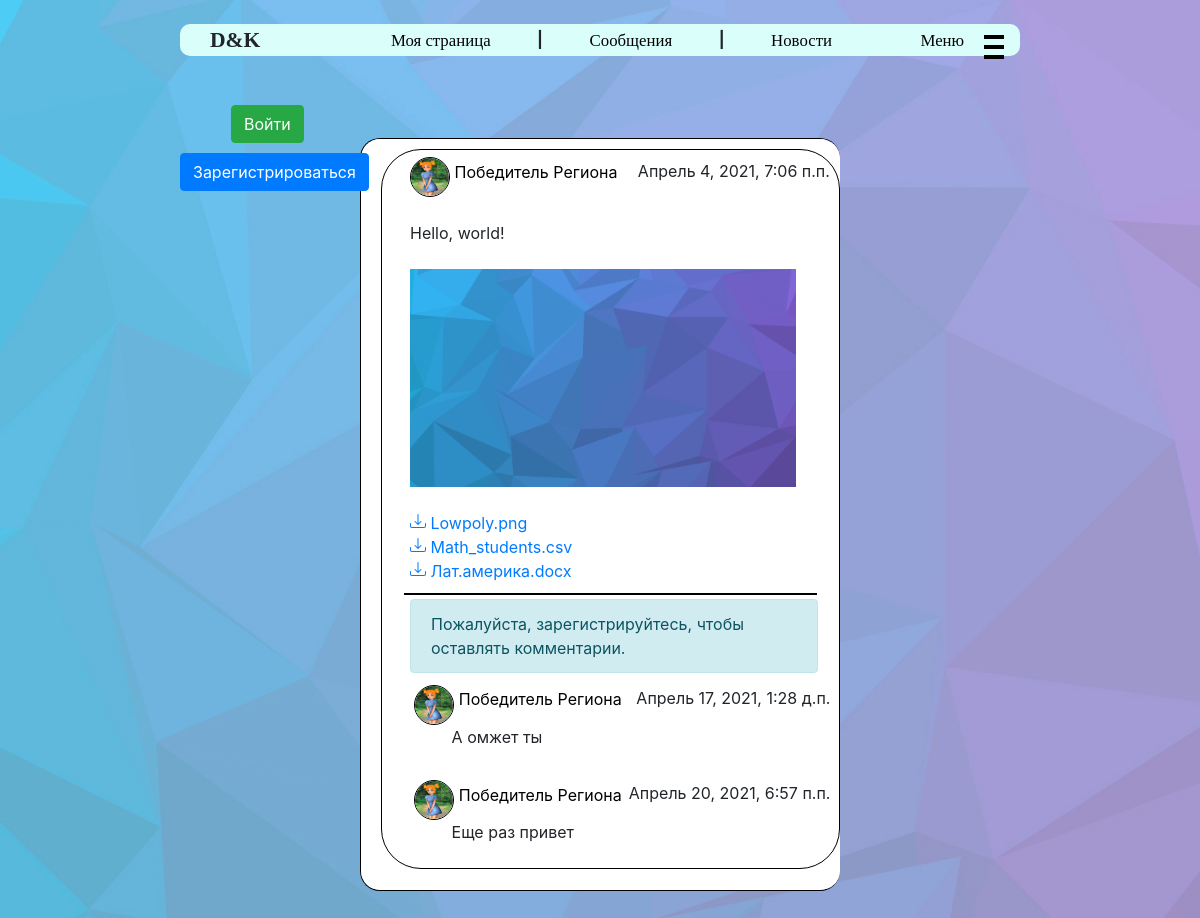
The app's page /show_post/2 with its own data.
### user_manager/models.py (models this page shows, shortened)
class News(models.Model):
    user = models.ForeignKey(User, on_delete=models.CASCADE, related_name='news')
    text_content = models.TextField(max_length=1000, verbose_name='Контент', blank=False)
    likes = models.IntegerField(default=0, verbose_name='Лайки')
    create_date = models.DateTimeField(verbose_name='дата создания', default=datetime.datetime.now)
    class Meta:
        verbose_name = "Новость"
        verbose_name_plural = "Новости"

class Profile(models.Model):
    user = models.OneToOneField(User, on_delete=models.CASCADE, related_name='profile')
    name = models.CharField(max_length=50, verbose_name="Имя", null=True, blank=False)
    surname = models.CharField(max_length=75, verbose_name="Фамилия", null=True, blank=False)
    bio = models.TextField(max_length=500, verbose_name="Описание", default="", null=True,
                           blank=False)
    avatar = models.ImageField(verbose_name="Фото", null=True, upload_to=avatars_directory)
    status = models.CharField(max_length=75, default="", verbose_name="Статус", null=True,
                              blank=False)
    birth_date = models.DateField(verbose_name='Дата рождения', null=True, blank=False)
    lname = models.CharField(max_length=50, verbose_name="Имя в нижнем регистре", null=True,
                             blank=False)
    lsurname = models.CharField(max_length=75, verbose_name="Фамилия в нижнем регистре", null=True,
                                blank=False)
    class Meta:
        ordering = ['name', 'surname', 'birth_date']
        verbose_name = "Профлиль пользователя"
        verbose_name_plural = "Профили пользователей"

class NewsFile(models.Model):
    news = models.ForeignKey(News, on_delete=models.CASCADE, related_name='files')
    file = models.FileField(null=True, blank=True, upload_to=news_files_directory)
    class Meta:
        verbose_name = "Файл"
        verbose_name_plural = "Файлы"

class Commentary(models.Model):
    user = models.ForeignKey(User, on_delete=models.CASCADE, related_name='comment')
    post = models.ForeignKey(Posts, on_delete=models.CASCADE, related_name='comment')
    text = models.TextField(max_length=1000, null=False, blank=False, default="")
    create_date = models.DateTimeField(verbose_name='дата создания', default=datetime.datetime.now)
    class Meta:
        verbose_name = "Комментарий"
        verbose_name_plural = "Коммментарии"

### user_manager/views.py (the view)
# urls.py: path('show_post/<int:post_id>', views.show_post),
def show_post(request, post_id):
    post = Posts.objects.filter(pk=post_id).first()
    if post.news is None:
        post = [(post.reposts, 0)]
    else:
        post = [(post.news, 1)]
    images, width, comments = get_news_data(post)
    return render(request, 'one_post.html',
                  {'news': post[0][0],
                   'images': images[0],
                   'width': width[0],
                   'comments': comments[0],
                   'tp': isinstance(post[0][0], News),
                   'title': 'Новость'})

### user_manager/templatetags/file_name.py (called while the page is built)
@register.filter
def file_name(url):
    return unquote(url.split('/')[-1]).lower().capitalize()

### user_manager/views.py (called while the page is built, shortened)
def get_news_data(all_news):
    images = []
    width = []
    comments = []
    for i, (news, tp) in enumerate(all_news):
        to_add = []
        for file in news.files.all():
            url = file.file.url
            if url.rsplit('.', 1)[-1] in {'png', 'jpg', 'jpeg'}:
                to_add.append(file)
        images.append(to_add)
        if tp == 1:
            comments.append(news.post.comment.all())
        else:
            comments.append(reposted.post.comment.all())
        if to_add:
            width.append(100 // min(len(to_add), 3))
        else:
            width.append(-1)
    return images, width, comments

### user_manager/templates/one_post.html (shortened to what this page needs)
{% extends "main.html" %}
{% block content %}
    {% load static %}
    <link href="{% static 'css/one_post.css' %}" rel="stylesheet">
    {% load index %}
    {% load file_name %}
    <div class="news {{ news.post.id }}">
        <a href="/homepage/{{ news.user.id }}" class="author_url">
            <img src="{{ news.user.profile.avatar.url }}" alt="Аватарка"
                 class="news_avatar">
            <span class="creator_name">{{ news.user.profile.name }} {{ news.user.profile.surname }}</span>
        </a>
        <span class="created_date">{{ news.create_date }}</span>
        <br>
        <br>
        <div class="news_content">
            {{ news.text_content }}<br><br>
            <div class="images">
                {% for image in images %}
                    <img class="attach" src="{{ image.file.url }}"
                         alt="Прикрепленное изображение"
                         style="width: {{ width }}%">
                {% endfor %}
            </div>
            <br>
            <div class="all-files">
                {% for file in news.files.all %}
                    <a href="{{ file.file.url }}">
                        {{ file.file.url|file_name }}</a>
                    <br>
                {% endfor %}
            </div>
        </div>
        <hr class="line">
        <div class="comments">
            {% if user.is_authenticated %}
                <div class="comments-creation input-group mb-3">
                            <textarea class="form-control comment-input {{ news.post.id }}"
                                      placeholder="Текст комментария"
                                      aria-label="Текст комментария"
                                      aria-describedby="button-addon2"></textarea>
                    <div class="input-group-append">
                        <button type="button"
                                class="btn btn-outline-secondary send-comment {{ news.post.id }}">
                            <svg xmlns="http://www.w3.org/2000/svg" width="20" height="20 "
                                 fill="currentColor" class="bi bi-cursor"
                                 viewBox="0 0 16 16">
                                <path d="M14.082 2.182a.5.5 0 0 1 .103.557L8.528 15.467a.5.5 0 0 1-.917-.007L5.57 10.694.803 8.652a.5.5 0 0 1-.006-.916l12.728-5.657a.5.5 0 0 1 .556.103zM2.25 8.184l3.897 1.67a.5.5 0 0 1 .262.263l1.67 3.897L12.743 3.52 2.25 8.184z"/>
                            </svg>
                        </button>
                    </div>
                </div>
            {% else %}
                <div class="alert alert-info comments-creation-denied">Пожалуйста,
                    зарегистрируйтесь, чтобы оставлять
                    комментарии.
                </div>
            {% endif %}
            {% for comment in comments %}
                <a href="/homepage/{{ comment.user.id }}" class="author_url">
                    <img src="{{ comment.user.profile.avatar.url }}" alt="Аватарка"
                         class="news_avatar comment-avatar">
                    <span class="creator_name">{{ comment.user.profile.name }} {{ comment.user.profile.surname }}</span>
                </a>
                <span class="created_date">{{ comment.create_date }}</span>
                <br>
                <div class="comment-text">
                    {{ comment.text }}
                </div>
                <br>
            {% endfor %}
        </div>
    </div>
    <br><br>
{% endblock %}

### user_manager/static/css/style.css (style rules this page uses)
body { background: url("../img/bg.jpg") no-repeat no-repeat center center fixed; background-size: cover; }
.created_date, .show_post { float: right; margin-right: 2%; margin-top: 2%; }
.news { border: 1px solid black; border-radius: 40px; }
.creator_name { text-decoration: none; color: black; cursor: pointer; }
.news_avatar { margin-left: calc(1em + 1vw); width: 40px; height: 40px; margin-top: calc(0.1em + 0.5vw); border-radius: 50px; border: 1px solid black; }
.comment-avatar { margin-left: 1%; }
.news_content { padding-bottom: 10px; margin-left: calc(1em + 1vw); }
.attach { height: 50%; }
.images { text-align: center; width: 90%; }
.line { border: 1px solid black; width: 90%; margin: auto; }
.comments { max-height: 250px; margin-left: calc(1em + 1vw); overflow-y: scroll; }
.comment-text { margin-left: calc(1.7em + 1.2vw); word-break:break-all; max-height: 200px; overflow-y: auto; }
.comments-creation-denied { width: 95%; margin-top: 1%; margin-bottom: 1%; }

### user_manager/static/css/one_post.css (style rules this page uses)
.comments { max-height: fit-content; }

### records on screen
News: user.profile.avatar (placeholder picture), user.profile.name "Победитель", user.profile.surname "Региона", create_date "Апрель 4, 2021, 7:06 п.п.", text_content "Hello, world!"
NewsFile: file (picture), file|file_name "Lowpoly.png"
NewsFile: file|file_name "Math_students.csv"
NewsFile: file|file_name "Лат.америка.docx"
Commentary: user.profile.avatar (placeholder picture), user.profile.name "Победитель", user.profile.surname "Региона", create_date "Апрель 17, 2021, 1:28 д.п.", text "А омжет ты"
Commentary: user.profile.avatar (placeholder picture), user.profile.name "Победитель", user.profile.surname "Региона", create_date "Апрель 20, 2021, 6:57 п.п.", text "Еще раз привет"
